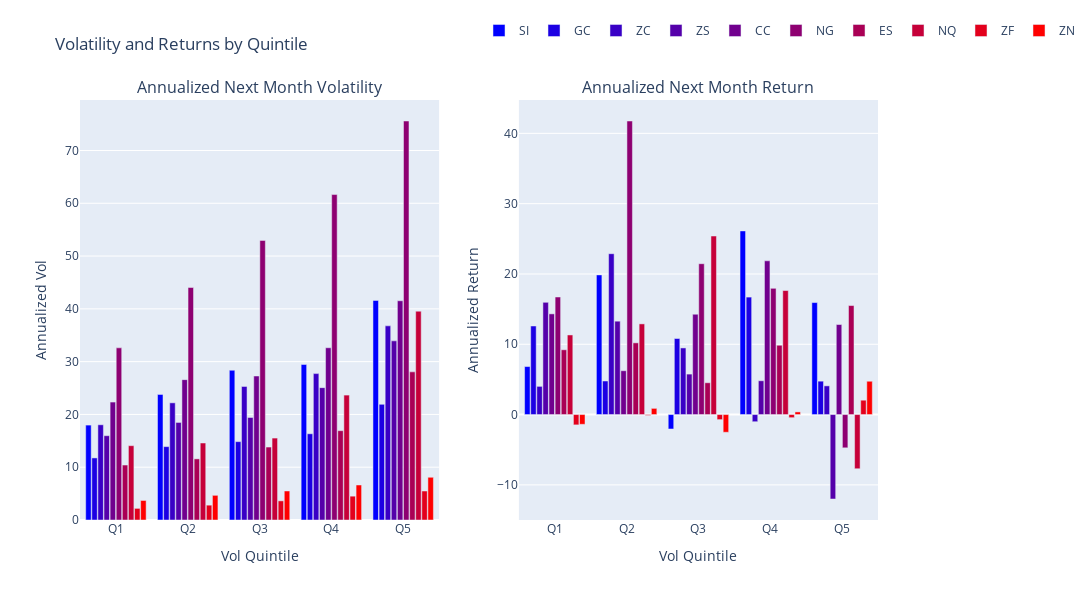

The cell this chart's notebook holds for it:
### Code cell
import plotly.graph_objects as go
from plotly.subplots import make_subplots

# Create figure with secondary y-axis
fig = make_subplots(
    rows=1,
    cols=2,
    subplot_titles=(
        "Annualized Next Month Volatility",
        "Annualized Next Month Return",
    ),
)

# Labels for x-axis
labels = ["Q1", "Q2", "Q3", "Q4", "Q5"]


# Plot data for each contract
for idx, name in enumerate(contracts):
    # Get volatility and return quintiles
    vol_values = [i.mean() for i in qtiles[name][0]]
    rtr_values = [i.mean() for i in qtiles[name][1]]

    # Add volatility bars
    fig.add_trace(
        go.Bar(
            name=name.upper(),
            x=labels,
            y=vol_values,
            marker_color=color_map[name],
            showlegend=True,
            legendgroup=name,
        ),
        row=1,
        col=1,
    )

    # Add return bars
    fig.add_trace(
        go.Bar(
            name=name.upper(),
            x=labels,
            y=rtr_values,
            marker_color=color_map[name],
            showlegend=False,
            legendgroup=name,
        ),
        row=1,
        col=2,
    )

# Update layout
fig.update_layout(
    height=600,
    width=1400,
    title_text="Volatility and Returns by Quintile",
    barmode="group",
    bargap=0.15,
    bargroupgap=0.1,
    legend=dict(x=0.5, y=1.2, orientation="h"),

)

# Update y-axes labels
fig.update_yaxes(title_text="Annualized Vol", row=1, col=1)
fig.update_yaxes(title_text="Annualized Return", row=1, col=2)

# Update x-axes labels
fig.update_xaxes(title_text="Vol Quintile", row=1, col=1)
fig.update_xaxes(title_text="Vol Quintile", row=1, col=2)

# Show the plot
fig.show()

### Figure 1 — Plotly figure (JSON) as saved in the notebook; plotly's stock layout.template omitted (floating-point values rounded to 4 significant figures)
{"data": [{"legendgroup": "si", "marker": {"color": "rgb(0.0, 0.0, 255.0)"}, "name": "SI", "showlegend": true, "type": "bar", "x": ["Q1", "Q2", "Q3", "Q4", "Q5"], "xaxis": "x", "y": [17.98, 23.78, 28.37, 29.47, 41.6], "yaxis": "y"}, {"legendgroup": "si", "marker": {"color": "rgb(0.0, 0.0, 255.0)"}, "name": "SI", "showlegend": false, "type": "bar", "x": ["Q1", "Q2", "Q3", "Q4", "Q5"], "xaxis": "x2", "y": [6.831, 19.87, -2.05, 26.12, 15.93], "yaxis": "y2"}, {"legendgroup": "gc", "marker": {"color": "rgb(28.333333333333332, 0.0, 226.66666666666666)"}, "name": "GC", "showlegend": true, "type": "bar", "x": ["Q1", "Q2", "Q3", "Q4", "Q5"], "xaxis": "x", "y": [11.76, 13.9, 14.84, 16.33, 21.92], "yaxis": "y"}, {"legendgroup": "gc", "marker": {"color": "rgb(28.333333333333332, 0.0, 226.66666666666666)"}, "name": "GC", "showlegend": false, "type": "bar", "x": ["Q1", "Q2", "Q3", "Q4", "Q5"], "xaxis": "x2", "y": [12.6, 4.773, 10.82, 16.71, 4.752], "yaxis": "y2"}, {"legendgroup": "zc", "marker": {"color": "rgb(56.666666666666664, 0.0, 198.33333333333334)"}, "name": "ZC", "showlegend": true, "type": "bar", "x": ["Q1", "Q2", "Q3", "Q4", "Q5"], "xaxis": "x", "y": [18.04, 22.2, 25.31, 27.73, 36.78], "yaxis": "y"}, {"legendgroup": "zc", "marker": {"color": "rgb(56.666666666666664, 0.0, 198.33333333333334)"}, "name": "ZC", "showlegend": false, "type": "bar", "x": ["Q1", "Q2", "Q3", "Q4", "Q5"], "xaxis": "x2", "y": [4.012, 22.88, 9.478, -1.02, 4.084], "yaxis": "y2"}, {"legendgroup": "zs", "marker": {"color": "rgb(85.0, 0.0, 170.0)"}, "name": "ZS", "showlegend": true, "type": "bar", "x": ["Q1", "Q2", "Q3", "Q4", "Q5"], "xaxis": "x", "y": [15.97, 18.48, 19.42, 25.08, 33.94], "yaxis": "y"}, {"legendgroup": "zs", "marker": {"color": "rgb(85.0, 0.0, 170.0)"}, "name": "ZS", "showlegend": false, "type": "bar", "x": ["Q1", "Q2", "Q3", "Q4", "Q5"], "xaxis": "x2", "y": [15.97, 13.28, 5.758, 4.809, -12.01], "yaxis": "y2"}, {"legendgroup": "cc", "marker": {"color": "rgb(113.33333333333333, 0.0, 141.66666666666669)"}, "name": "CC", "showlegend": true, "type": "bar", "x": ["Q1", "Q2", "Q3", "Q4", "Q5"], "xaxis": "x", "y": [22.34, 26.59, 27.28, 32.63, 41.53], "yaxis": "y"}, {"legendgroup": "cc", "marker": {"color": "rgb(113.33333333333333, 0.0, 141.66666666666669)"}, "name": "CC", "showlegend": false, "type": "bar", "x": ["Q1", "Q2", "Q3", "Q4", "Q5"], "xaxis": "x2", "y": [14.32, 6.238, 14.27, 21.87, 12.81], "yaxis": "y2"}, {"legendgroup": "ng", "marker": {"color": "rgb(141.66666666666666, 0.0, 113.33333333333334)"}, "name": "NG", "showlegend": true, "type": "bar", "x": ["Q1", "Q2", "Q3", "Q4", "Q5"], "xaxis": "x", "y": [32.62, 44.04, 52.97, 61.65, 75.59], "yaxis": "y"}, {"legendgroup": "ng", "marker": {"color": "rgb(141.66666666666666, 0.0, 113.33333333333334)"}, "name": "NG", "showlegend": false, "type": "bar", "x": ["Q1", "Q2", "Q3", "Q4", "Q5"], "xaxis": "x2", "y": [16.72, 41.76, 21.46, 17.96, -4.732], "yaxis": "y2"}, {"legendgroup": "es", "marker": {"color": "rgb(170.0, 0.0, 85.0)"}, "name": "ES", "showlegend": true, "type": "bar", "x": ["Q1", "Q2", "Q3", "Q4", "Q5"], "xaxis": "x", "y": [10.41, 11.58, 13.82, 16.92, 28.06], "yaxis": "y"}, {"legendgroup": "es", "marker": {"color": "rgb(170.0, 0.0, 85.0)"}, "name": "ES", "showlegend": false, "type": "bar", "x": ["Q1", "Q2", "Q3", "Q4", "Q5"], "xaxis": "x2", "y": [9.216, 10.2, 4.524, 9.861, 15.51], "yaxis": "y2"}, {"legendgroup": "nq", "marker": {"color": "rgb(198.33333333333331, 0.0, 56.666666666666686)"}, "name": "NQ", "showlegend": true, "type": "bar", "x": ["Q1", "Q2", "Q3", "Q4", "Q5"], "xaxis": "x", "y": [14.08, 14.58, 15.52, 23.67, 39.56], "yaxis": "y"}, {"legendgroup": "nq", "marker": {"color": "rgb(198.33333333333331, 0.0, 56.666666666666686)"}, "name": "NQ", "showlegend": false, "type": "bar", "x": ["Q1", "Q2", "Q3", "Q4", "Q5"], "xaxis": "x2", "y": [11.32, 12.9, 25.4, 17.64, -7.708], "yaxis": "y2"}, {"legendgroup": "zf", "marker": {"color": "rgb(226.66666666666666, 0.0, 28.333333333333343)"}, "name": "ZF", "showlegend": true, "type": "bar", "x": ["Q1", "Q2", "Q3", "Q4", "Q5"], "xaxis": "x", "y": [2.202, 2.811, 3.628, 4.517, 5.494], "yaxis": "y"}, {"legendgroup": "zf", "marker": {"color": "rgb(226.66666666666666, 0.0, 28.333333333333343)"}, "name": "ZF", "showlegend": false, "type": "bar", "x": ["Q1", "Q2", "Q3", "Q4", "Q5"], "xaxis": "x2", "y": [-1.469, -0.1236, -0.7212, -0.4422, 2.044], "yaxis": "y2"}, {"legendgroup": "zn", "marker": {"color": "rgb(255.0, 0.0, 0.0)"}, "name": "ZN", "showlegend": true, "type": "bar", "x": ["Q1", "Q2", "Q3", "Q4", "Q5"], "xaxis": "x", "y": [3.702, 4.674, 5.497, 6.631, 8.096], "yaxis": "y"}, {"legendgroup": "zn", "marker": {"color": "rgb(255.0, 0.0, 0.0)"}, "name": "ZN", "showlegend": false, "type": "bar", "x": ["Q1", "Q2", "Q3", "Q4", "Q5"], "xaxis": "x2", "y": [-1.386, 0.8816, -2.517, 0.3769, 4.741], "yaxis": "y2"}], "layout": {"annotations": [{"font": {"size": 16}, "showarrow": false, "text": "Annualized Next Month Volatility", "x": 0.225, "xanchor": "center", "xref": "paper", "y": 1, "yanchor": "bottom", "yref": "paper"}, {"font": {"size": 16}, "showarrow": false, "text": "Annualized Next Month Return", "x": 0.775, "xanchor": "center", "xref": "paper", "y": 1, "yanchor": "bottom", "yref": "paper"}], "bargap": 0.15, "bargroupgap": 0.1, "barmode": "group", "height": 600, "legend": {"orientation": "h", "x": 0.5, "y": 1.2}, "title": {"text": "Volatility and Returns by Quintile"}, "width": 1400, "xaxis": {"anchor": "y", "domain": [0, 0.45], "title": {"text": "Vol Quintile"}}, "xaxis2": {"anchor": "y2", "domain": [0.55, 1], "title": {"text": "Vol Quintile"}}, "yaxis": {"anchor": "x", "domain": [0, 1], "title": {"text": "Annualized Vol"}}, "yaxis2": {"anchor": "x2", "domain": [0, 1], "title": {"text": "Annualized Return"}}}}
